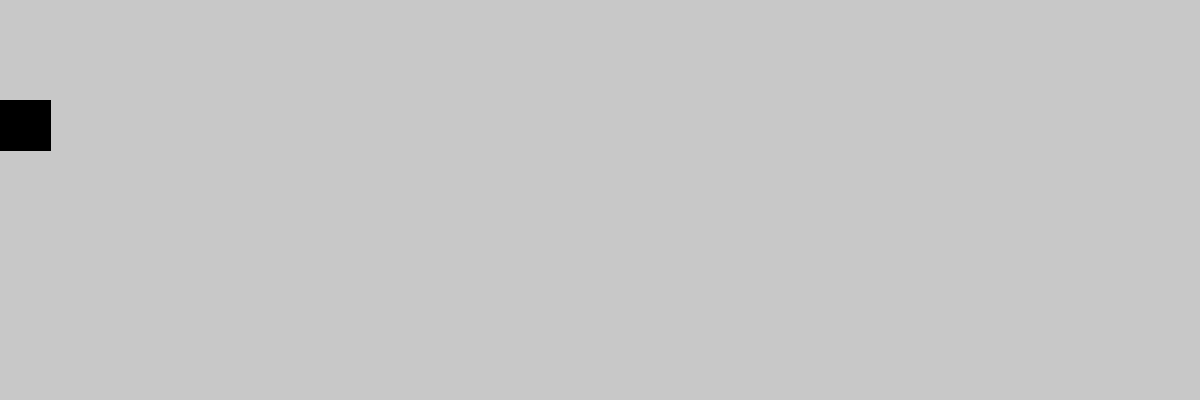
Frame 1 (no input)
Frame 60 (the mouse pressed at the canvas centre just before this capture): blank canvas, image omitted
Frame 120 (the mouse held since frame 60 and released just before this capture): blank canvas, image omitted

The Processing sketch that drew this single still picture (run headless with seeded random() and noise(); from frame 60 on, the mouse is pressed at the canvas centre):

// Processing sketch: variable_recuadro
// ── variable_recuadro.pde
int incrementadorCrucial = 0;

void setup() {
  size(1200, 400);
  fill(0);
}

void draw() {
  background(200);
  textSize(40);
  rect(incrementadorCrucial,100, 50, 50);
  incrementadorCrucial = incrementadorCrucial + 60;
}

void mouseClicked(){
  incrementadorCrucial = 0;
}

void keyPressed(){
  incrementadorCrucial = incrementadorCrucial - 1;
}
